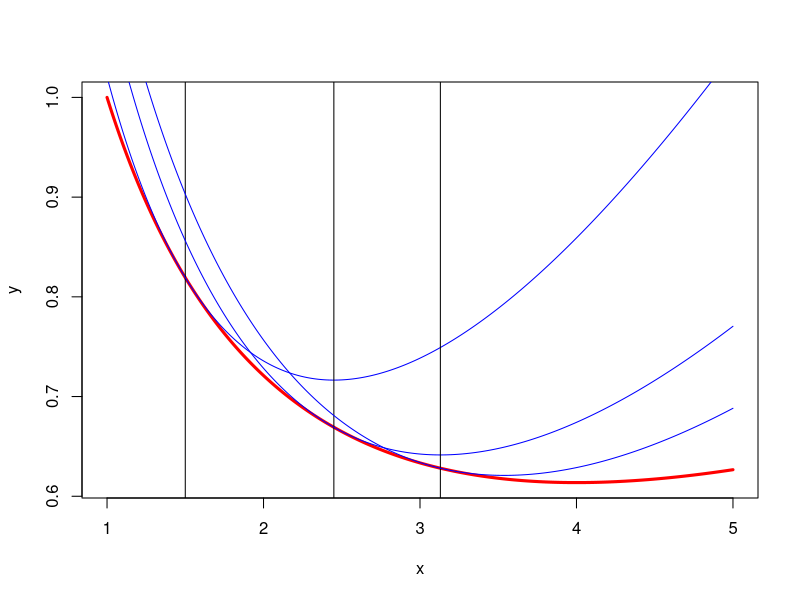

Here is the R script that generated this plot:
## ---- chunk 1
x <- 1.5
f <- sqrt(x) - log(x)
f0 <- 2 - log(4)
for (i in  1:15) {
  cat("itel ", formatC(i, digits = 0, width = 2, format = "d"),
      formatC(4 - x, digits = 10, format = "f"),
      formatC(f - f0, digits = 10, format = "f"),
      "\n")
  x <- 2 * sqrt(x)
  f <- sqrt(x) - log(x)
}
## ---- chunk 2
x <- 100:500/100
y <- sqrt(x) - log(x)
plot(x, y, type = "l", lwd = 3, col = "RED")
g <- function(x, y) {
return(sqrt(y)+ (x - y) / (2 * sqrt(y)) - log(x))
}
x1 <- 1.5
abline(v = x1)
z1 <- g(x, x1)
lines(x, z1, col = "BLUE")
x2 <- 2 * sqrt(x1)
abline(v = x2)
z2 <- g(x, x2)
lines(x, z2, col = "BLUE")
x3 <- 2 * sqrt(x2)
abline(v = x3)
z3 <- g(x, x3)
lines(x, z3, col = "BLUE")
